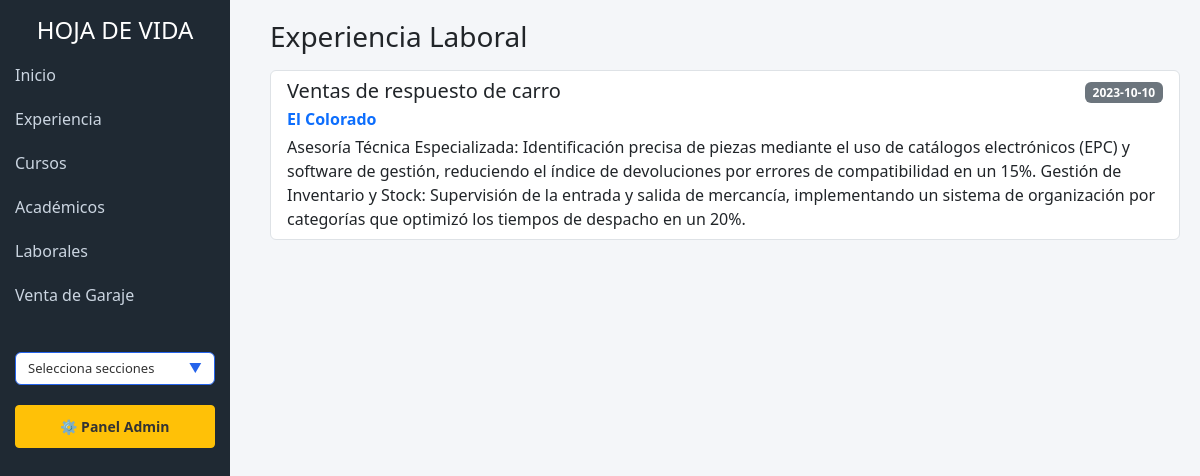
Screenshot of /laborales/ with the database file from the repository.
### perfil/models.py (models this page shows, shortened)
class Trabajo(models.Model):
    cargo = models.CharField(max_length=100) # Ej: Técnico Automotriz
    empresa = models.CharField(max_length=100) # Ej: Taller X
    descripcion = models.TextField() # Lo que hacías ahí
    fecha = models.CharField(max_length=50)

### perfil/views.py (the view)
# urls.py: path('laborales/', views.laborales, name='laborales'),
def laborales(request):
    trabajos = Trabajo.objects.all()
    return render(request, 'laborales.html', {'trabajos': trabajos})

### perfil/templates/laborales.html (shortened to what this page needs)
{% load static %}
<!DOCTYPE html>
<html lang="es">
<head>
    <link href="https://cdn.jsdelivr.net/npm/bootstrap@5.3.2/dist/css/bootstrap.min.css" rel="stylesheet">
</head>
<body>
<div class="sidebar">
    <h4 class="text-center mt-3">HOJA DE VIDA</h4>
    <a href="{% url 'home' %}">Inicio</a>
    <a href="{% url 'experiencia' %}">Experiencia</a>
    <a href="{% url 'cursos' %}">Cursos</a>
    <a href="{% url 'academicos' %}">Académicos</a>
    <a href="{% url 'laborales' %}">Laborales</a>
    <a href="{% url 'venta_garaje' %}">Venta de Garaje</a>
    <div style="padding: 15px; margin-top: 20px;">
        <button class="btn w-100 d-flex justify-content-between align-items-center" type="button" data-bs-toggle="collapse" data-bs-target="#menuDescarga" aria-expanded="false" style="background: white; color: #333; border: 1px solid #2563eb; font-size: 13px;">
            Selecciona secciones <span style="color:#2563eb;">▼</span>
        </button>
    </div>
    <div style="padding: 0 15px; margin-top: 5px;">
        <a href="/admin" target="_blank" class="btn btn-warning w-100 btn-sm fw-bold" style="color: #333;">⚙️ Panel Admin</a>
    </div>
</div>
<div class="content">
    <h3>Experiencia Laboral</h3>
    <ul class="list-group mt-3">
        {% for t in trabajos %}
        <li class="list-group-item">
            <div class="d-flex justify-content-between align-items-center">
                <h5 class="mb-1">{{ t.cargo }}</h5>
                <span class="badge bg-secondary">{{ t.fecha }}</span>
            </div>
            <p class="mb-1 fw-bold text-primary">{{ t.empresa }}</p>
            <p class="mb-0">{{ t.descripcion }}</p>
        </li>
        {% empty %}
        <div class="alert alert-info">
            No hay experiencia laboral registrada. ¡Agrega tus trabajos desde el Panel Admin!
        </div>
        {% endfor %}
    </ul>
</div>
</body>
</html>

### perfil/templates/laborales.html (style rules this page uses)
body { background:#f4f6f9; }
.sidebar { width: 230px; background: #1f2933; min-height: 100vh; position: fixed; color: white; top:0; left:0; }
.sidebar a { color:#cbd5e1; display:block; padding:10px 15px; text-decoration:none; }
.content { margin-left:250px; padding:20px; }

### rows the page displays
Trabajo: cargo "Ventas de respuesto de carro", fecha "2023-10-10", empresa "El Colorado", descripcion "Asesoría Técnica Especializada: Identificación precisa de piezas mediante el uso de catálogos electrónicos (EPC) y software de gestión, reduciendo el índice de devoluciones por errores de compatibilidad en un 15%. Gestión de Inventario y Stock: Supervisión de la entrada y salida de mercancía, implementando un sistema de organización por categorías que optimizó los tiempos de despacho en un 20%."
